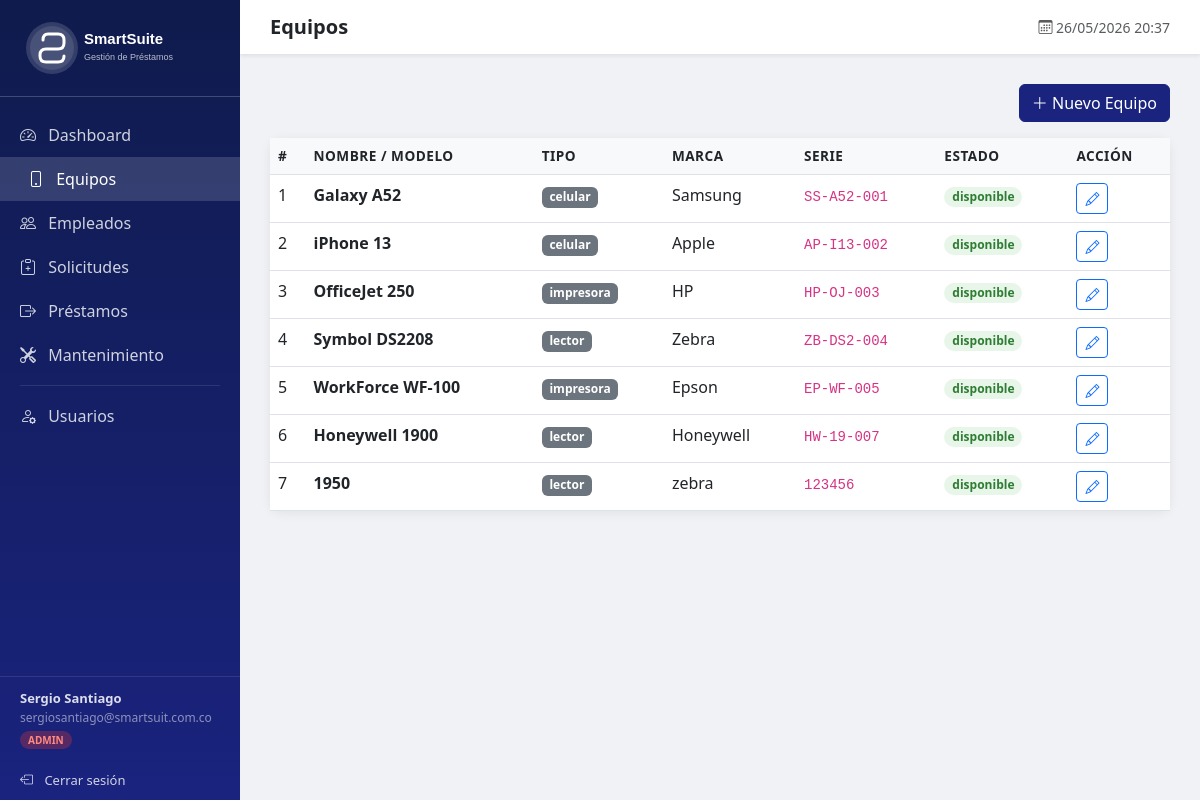
The page /equipos (signed in) on the database its author committed.
### tables this page shows
CREATE TABLE EQUIPO (
            id_equipo INTEGER PRIMARY KEY AUTOINCREMENT,
            id_tipo INTEGER NOT NULL,
            nombre TEXT NOT NULL,
            marca TEXT,
            numero_serie TEXT NOT NULL UNIQUE,
            estado TEXT NOT NULL DEFAULT 'disponible'
                CHECK(estado IN ('disponible','prestado','en_mantenimiento')),
            FOREIGN KEY (id_tipo) REFERENCES TIPO_EQUIPO(id_tipo)
        );

CREATE TABLE TIPO_EQUIPO (
            id_tipo INTEGER PRIMARY KEY AUTOINCREMENT,
            nombre TEXT NOT NULL CHECK(nombre IN ('celular','impresora','lector')),
            descripcion TEXT
        );

### app.py (the view)
@app.route('/equipos')
@login_required
def equipos():
    conn = get_db()
    filas = conn.execute("""
        SELECT eq.*, t.nombre as tipo_nombre
        FROM EQUIPO eq JOIN TIPO_EQUIPO t ON eq.id_tipo = t.id_tipo
        ORDER BY eq.id_equipo
    """).fetchall()
    tipos = conn.execute("SELECT * FROM TIPO_EQUIPO").fetchall()
    conn.close()
    return render_template('equipos.html', equipos=filas, tipos=tipos)

### app.py (called while the page is built)
def get_db():
    conn = sqlite3.connect(DB_PATH)
    conn.row_factory = sqlite3.Row
    conn.execute("PRAGMA foreign_keys = ON")
    return conn

def login_required(f):
    @wraps(f)
    def decorated(*args, **kwargs):
        if 'user_id' not in session:
            flash('Debes iniciar sesión para acceder.', 'warning')
            return redirect(url_for('login'))
        return f(*args, **kwargs)
    return decorated

@app.context_processor
def inject_globals():
    return {
        'now': datetime.now().strftime('%d/%m/%Y %H:%M'),
        'current_user': {
            'nombre': session.get('nombre', ''),
            'correo': session.get('correo', ''),
            'rol': session.get('rol', ''),
        }
    }

### templates/equipos.html (shortened to what this page needs)
{% extends 'base.html' %}
{% block page_heading %}Equipos{% endblock %}
{% block content %}
<div class="d-flex justify-content-end mb-3">
  <button class="btn btn-primary" data-bs-toggle="modal" data-bs-target="#modalNuevo">
    <i class="bi bi-plus-lg"></i> Nuevo Equipo
  </button>
</div>
<div class="card">
  <div class="card-body p-0">
    <table class="table table-hover mb-0">
      <thead>
        <tr>
          <th>#</th><th>Nombre / Modelo</th><th>Tipo</th><th>Marca</th><th>Serie</th><th>Estado</th><th>Acción</th>
        </tr>
      </thead>
      <tbody>
        {% for eq in equipos %}
        <tr>
          <td>{{ eq.id_equipo }}</td>
          <td><strong>{{ eq.nombre }}</strong></td>
          <td><span class="badge bg-secondary">{{ eq.tipo_nombre }}</span></td>
          <td>{{ eq.marca or '—' }}</td>
          <td><code>{{ eq.numero_serie }}</code></td>
          <td>
            <span class="badge badge-{{ eq.estado }} px-2 py-1 rounded-pill">
              {{ eq.estado.replace('_',' ') }}
            </span>
          </td>
          <td>
            <button class="btn btn-sm btn-outline-primary"
              data-bs-toggle="modal" data-bs-target="#modalEditar"
              data-id="{{ eq.id_equipo }}"
              data-nombre="{{ eq.nombre }}"
              data-marca="{{ eq.marca }}"
              data-estado="{{ eq.estado }}">
              <i class="bi bi-pencil"></i>
            </button>
          </td>
        </tr>
        {% else %}
        <tr><td colspan="7" class="text-center text-muted py-3">Sin equipos registrados</td></tr>
        {% endfor %}
      </tbody>
    </table>
  </div>
</div>
{% endblock %}

### templates/base.html (shortened to what this page needs)
<!DOCTYPE html>
<html lang="es">
<head>
  <link href="https://cdn.jsdelivr.net/npm/bootstrap@5.3.0/dist/css/bootstrap.min.css" rel="stylesheet">
  <link href="https://cdn.jsdelivr.net/npm/bootstrap-icons@1.11.0/font/bootstrap-icons.css" rel="stylesheet">
</head>
<body>
<div class="sidebar">
  <div class="brand"><svg viewBox="0 0 200 64" xmlns="http://www.w3.org/2000/svg"><text x="64" y="28" font-family="Arial,sans-serif" font-size="15" font-weight="700" fill="white">SmartSuite</text><text x="64" y="44" font-family="Arial,sans-serif" font-size="9" fill="rgba(255,255,255,0.7)">Gestión de Préstamos</text></svg></div>
  <nav class="nav flex-column mt-3">
    <a href="/" class="nav-link {% if request.path=='/' %}active{% endif %}">
      <i class="bi bi-speedometer2"></i> Dashboard
    </a>
    <a href="/equipos" class="nav-link {% if '/equipos' in request.path %}active{% endif %}">
      <i class="bi bi-phone"></i> Equipos
    </a>
    <a href="/empleados" class="nav-link {% if '/empleados' in request.path %}active{% endif %}">
      <i class="bi bi-people"></i> Empleados
    </a>
    <a href="/solicitudes" class="nav-link {% if '/solicitudes' in request.path %}active{% endif %}">
      <i class="bi bi-clipboard-plus"></i> Solicitudes
    </a>
    <a href="/prestamos" class="nav-link {% if '/prestamos' in request.path %}active{% endif %}">
      <i class="bi bi-box-arrow-right"></i> Préstamos
    </a>
    <a href="/mantenimiento" class="nav-link {% if '/mantenimiento' in request.path %}active{% endif %}">
      <i class="bi bi-tools"></i> Mantenimiento
    </a>
    {% if current_user.rol == 'admin' %}
    <div class="nav-divider"></div>
    <a href="/usuarios" class="nav-link {% if '/usuarios' in request.path %}active{% endif %}">
      <i class="bi bi-person-gear"></i> Usuarios
    </a>
    {% endif %}
  </nav>
  <div style="position:absolute; bottom:0; left:0; right:0; border-top:1px solid rgba(255,255,255,.1);">
    <div class="user-info">
      <strong>{{ current_user.nombre }}</strong>
      {{ current_user.correo }}
      <div class="mt-1">
        {% if current_user.rol == 'admin' %}
          <span class="role-badge-admin">ADMIN</span>
        {% else %}
          <span class="role-badge-worker">TRABAJADOR</span>
        {% endif %}
      </div>
    </div>
    <a href="/logout" class="nav-link" style="font-size:13px; padding:10px 20px;">
      <i class="bi bi-box-arrow-left"></i> Cerrar sesión
    </a>
  </div>
</div>
<div class="main-content">
  <div class="topbar d-flex align-items-center justify-content-between">
    <h5 class="mb-0 fw-bold text-dark">{% block page_heading %}{% endblock %}</h5>
    <div class="d-flex align-items-center gap-3">
      <span class="text-muted small"><i class="bi bi-calendar3"></i> {{ now }}</span>
    </div>
  </div>
  {% block content %}{% endblock %}
</div>
</body>
</html>

### templates/base.html (style rules this page uses)
body { background: #f0f2f5; }
.sidebar { min-height: 100vh; background: linear-gradient(180deg, #0f1b4c 0%, #1a237e 100%); color: white; width: 240px; position: fixed; top: 0; left: 0; }
.sidebar .brand { padding: 16px 20px; border-bottom: 1px solid rgba(255,255,255,.2); }
.sidebar .nav-link { color: rgba(255,255,255,.8); padding: 10px 20px; border-radius: 0; transition: all .2s; }
.sidebar .nav-link:hover, .sidebar .nav-link.active { background: rgba(255,255,255,.15); color: #fff; padding-left: 28px; }
.sidebar .nav-link i { margin-right: 8px; }
.sidebar .nav-divider { border-top: 1px solid rgba(255,255,255,.1); margin: 8px 20px; }
.sidebar .user-info { padding: 12px 20px; font-size: 12px; color: rgba(255,255,255,.5); }
.sidebar .user-info strong { color: rgba(255,255,255,.85); display: block; font-size: 13px; }
.role-badge-admin { background: rgba(229,57,53,.3); color: #ff8a80; padding: 2px 8px; border-radius: 10px; font-size: 10px; font-weight: 600; }
.main-content { margin-left: 240px; padding: 30px; }
.topbar { background: white; padding: 15px 30px; margin: -30px -30px 30px -30px; box-shadow: 0 2px 4px rgba(0,0,0,.08); }
.card { border: none; border-radius: 12px; box-shadow: 0 2px 12px rgba(0,0,0,.07); }
.badge-disponible { background: #e8f5e9; color: #2e7d32; }
.table th { background: #f8f9fa; font-weight: 600; font-size: .85rem; text-transform: uppercase; letter-spacing: .5px; }
.btn-primary { background: #1a237e; border-color: #1a237e; }

### rows shown on the page
EQUIPO: id_equipo "1", nombre "Galaxy A52", tipo_nombre "celular", marca "Samsung", numero_serie "SS-A52-001", estado.replace "disponible"
EQUIPO: id_equipo "2", nombre "iPhone 13", tipo_nombre "celular", marca "Apple", numero_serie "AP-I13-002", estado.replace "disponible"
EQUIPO: id_equipo "3", nombre "OfficeJet 250", tipo_nombre "impresora", marca "HP", numero_serie "HP-OJ-003", estado.replace "disponible"
EQUIPO: id_equipo "4", nombre "Symbol DS2208", tipo_nombre "lector", marca "Zebra", numero_serie "ZB-DS2-004", estado.replace "disponible"
EQUIPO: id_equipo "5", nombre "WorkForce WF-100", tipo_nombre "impresora", marca "Epson", numero_serie "EP-WF-005", estado.replace "disponible"
EQUIPO: id_equipo "6", nombre "Honeywell 1900", tipo_nombre "lector", marca "Honeywell", numero_serie "HW-19-007", estado.replace "disponible"
EQUIPO: id_equipo "7", nombre "1950", tipo_nombre "lector", marca "zebra", numero_serie "123456", estado.replace "disponible"

### other values the page prints
{{ current_user.nombre }} "Sergio Santiago"
{{ current_user.correo }} "sergiosantiago@smartsuit.com.co"
